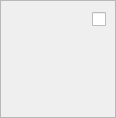
<?xml version="1.0" encoding="UTF-8"?>
<ui version="4.0">
 <class>CalendarItem</class>
 <widget class="QWidget" name="CalendarItem">
  <property name="windowModality">
   <enum>Qt::NonModal</enum>
  </property>
  <property name="geometry">
   <rect>
    <x>0</x>
    <y>0</y>
    <width>116</width>
    <height>118</height>
   </rect>
  </property>
  <property name="windowTitle">
   <string>Form</string>
  </property>
  <property name="autoFillBackground">
   <bool>false</bool>
  </property>
  <property name="styleSheet">
   <string notr="true"/>
  </property>
  <layout class="QHBoxLayout" name="horizontalLayout_2">
   <property name="spacing">
    <number>0</number>
   </property>
   <property name="leftMargin">
    <number>0</number>
   </property>
   <property name="topMargin">
    <number>0</number>
   </property>
   <property name="rightMargin">
    <number>0</number>
   </property>
   <property name="bottomMargin">
    <number>0</number>
   </property>
   <item>
    <widget class="QFrame" name="frame">
     <property name="autoFillBackground">
      <bool>true</bool>
     </property>
     <property name="styleSheet">
      <string notr="true"/>
     </property>
     <property name="frameShape">
      <enum>QFrame::StyledPanel</enum>
     </property>
     <property name="frameShadow">
      <enum>QFrame::Raised</enum>
     </property>
     <layout class="QVBoxLayout" name="verticalLayout">
      <property name="spacing">
       <number>0</number>
      </property>
      <property name="leftMargin">
       <number>0</number>
      </property>
      <property name="topMargin">
       <number>9</number>
      </property>
      <property name="rightMargin">
       <number>9</number>
      </property>
      <property name="bottomMargin">
       <number>0</number>
      </property>
      <item>
       <layout class="QHBoxLayout" name="horizontalLayout">
        <property name="spacing">
         <number>0</number>
        </property>
        <item>
         <spacer name="horizontalSpacer">
          <property name="orientation">
           <enum>Qt::Horizontal</enum>
          </property>
          <property name="sizeHint" stdset="0">
           <size>
            <width>40</width>
            <height>20</height>
           </size>
          </property>
         </spacer>
        </item>
        <item>
         <widget class="QCheckBox" name="checkBox">
          <property name="sizePolicy">
           <sizepolicy hsizetype="Fixed" vsizetype="Fixed">
            <horstretch>0</horstretch>
            <verstretch>0</verstretch>
           </sizepolicy>
          </property>
          <property name="text">
           <string/>
          </property>
         </widget>
        </item>
       </layout>
      </item>
      <item>
       <widget class="QLabel" name="labelDate">
        <property name="sizePolicy">
         <sizepolicy hsizetype="Preferred" vsizetype="Preferred">
          <horstretch>0</horstretch>
          <verstretch>0</verstretch>
         </sizepolicy>
        </property>
        <property name="minimumSize">
         <size>
          <width>54</width>
          <height>18</height>
         </size>
        </property>
        <property name="font">
         <font>
          <family>Aharoni</family>
          <pointsize>16</pointsize>
          <weight>75</weight>
          <bold>true</bold>
         </font>
        </property>
        <property name="text">
         <string/>
        </property>
        <property name="alignment">
         <set>Qt::AlignCenter</set>
        </property>
       </widget>
      </item>
      <item>
       <widget class="QLabel" name="labelAdultPrice">
        <property name="sizePolicy">
         <sizepolicy hsizetype="Preferred" vsizetype="Preferred">
          <horstretch>0</horstretch>
          <verstretch>0</verstretch>
         </sizepolicy>
        </property>
        <property name="minimumSize">
         <size>
          <width>54</width>
          <height>12</height>
         </size>
        </property>
        <property name="styleSheet">
         <string notr="true">color: rgb(85, 0, 255);</string>
        </property>
        <property name="text">
         <string/>
        </property>
        <property name="alignment">
         <set>Qt::AlignCenter</set>
        </property>
       </widget>
      </item>
      <item>
       <widget class="QLabel" name="labelChildPrice">
        <property name="sizePolicy">
         <sizepolicy hsizetype="Preferred" vsizetype="Preferred">
          <horstretch>0</horstretch>
          <verstretch>0</verstretch>
         </sizepolicy>
        </property>
        <property name="minimumSize">
         <size>
          <width>54</width>
          <height>12</height>
         </size>
        </property>
        <property name="styleSheet">
         <string notr="true">color: rgb(255, 0, 0);</string>
        </property>
        <property name="text">
         <string/>
        </property>
        <property name="alignment">
         <set>Qt::AlignCenter</set>
        </property>
       </widget>
      </item>
      <item>
       <widget class="QLabel" name="labelSingleRoom">
        <property name="text">
         <string/>
        </property>
        <property name="alignment">
         <set>Qt::AlignCenter</set>
        </property>
       </widget>
      </item>
     </layout>
    </widget>
   </item>
  </layout>
 </widget>
 <resources/>
 <connections/>
</ui>
